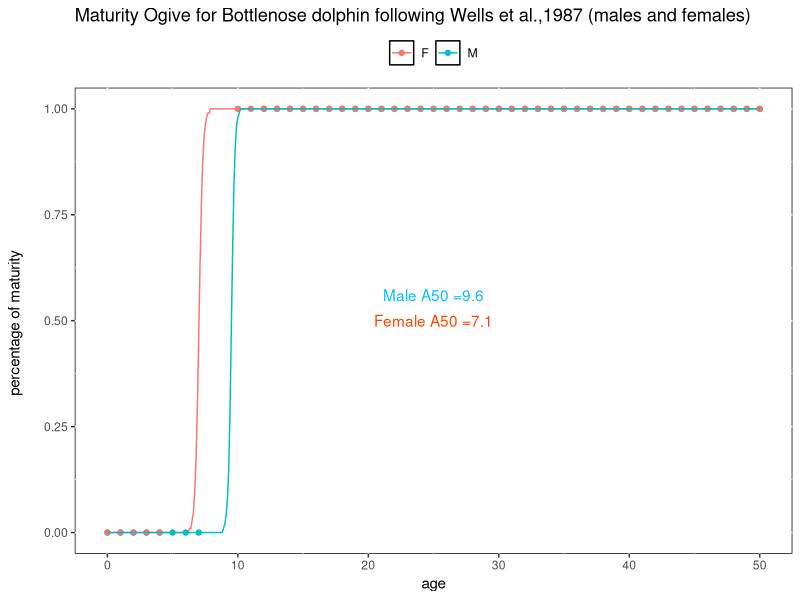

Reproduce this figure in R. (Note: this script raises an error after producing the figure.)
####################################################################################################
#                    MATURITY SPLITED BY SEX FOR BOTTLENOSE DOLPHIN
#     Three datasets fitted (males, females, females with old immature females removed)    
#                    Bootstrap to calculate the 95% CL of the A50 
#                  created: (camilo.saavedra@vi.ieo.es) 20/04/2015
####################################################################################################


# FALTAN DATOS OBSERVADOS DE EDAD Y MADUREZ



# IMPORTANT: Set working directory (to source file location)
#setwd(".Maturity/finalCode")
#setwd("../../Maturity/finalCode")


# Charge libraries
library(reshape)
library(ggplot2)
mytheme <-   theme(panel.background =  element_rect(fill = NA, colour = "black", size = 0.5), 
                   legend.title=element_blank(), legend.position="top")


# Age at sexual maturation from Wells et al., 1987

age <- seq(0,50)
matMale <- c(0,0,0,0,0,0,0,0,NA,NA,NA,NA,rep(1,39))
matFemale <- c(0,0,0,0,0,NA,NA,NA,NA,NA,rep(1,41))
Mat <- data.frame(age=age, matMale=matMale, matFemale=matFemale)  
  

glm.male <- glm(matMale ~ age, family="binomial", data=Mat)
p.m <- predict(glm.male, newdata = data.frame(age=seq(0,50,0.1)), "response")
p.male <- data.frame(age=seq(0,50,0.1), matPred=round(p.m,2))

glm.female <- glm(matFemale ~ age, family="binomial", data=Mat)
p.f <- predict(glm.female, newdata = data.frame(age=seq(0,50,0.1)), "response")
p.female <- data.frame(age=seq(0,50,0.1), matPred=round(p.f,2))

m50 <- p.male$age[match(TRUE,p.m>.5)]
f50 <- p.female$age[match(TRUE,p.f>.5)]

# Strings of the Predicted Vectors and A50
A50 <- ls(pattern="(.+)50")



## ggplot ##

MatM <- data.frame(Mat[,-3], sex="M") 
MatF <- data.frame(Mat[,-2], sex="F")
names(MatM) <- c("age", "mat", "sex")
names(MatF) <- c("age", "mat", "sex")  
gMat <- rbind(MatM, MatF)

p.male$sex <- "M"
p.female$sex <- "F"

ggMat <- rbind(p.male, p.female)


gg1 <- ggplot(gMat, aes(age, mat, colour=sex)) + 
  geom_point() + geom_line(aes(age, matPred, group=sex), data=ggMat) +
  ylab("percentage of maturity \n") + xlab("age") +
  ggtitle("Maturity Ogive for Bottlenose dolphin following Wells et al.,1987 (males and females)") +
  mytheme + 
  annotate("text", x=25, y=0.56, label=paste("Male A50 =", m50, sep=""), col="deepskyblue") + 
  annotate("text", x=25, y=0.5, label=paste("Female A50 =", f50, sep=""), col="orangered")


png("../plots/TTR_MatSex.png", width=600, height=400)
print(gg1)
dev.off()



# Save maturity data
save(Mat, file="../../RObjects/TTR_Mat-Wells.RData")


### BOOTSTRAP MATURITY OGIVE, A50 AND CI ###

myA50Boot <- function(data){
  srows <- sample(1:nrow(data),nrow(data),TRUE)
  glm.out <- glm(mat ~ age, family=binomial(link=logit), data=data[srows,])
  range <- seq(0,29,0.1) # this must be any substantively meaningful range
  p <- predict(glm.out, newdata = data.frame(age=range), "response")
  return(range[match(TRUE,p>.5)]) # predicted probability of 50% maturity
}
nboot <- 1000

## CI for A50 Males ##
bootdist <- replicate(nboot, myA50Boot(data=MatM)) # your distribution
quantile(unlist(bootdist),c(.025,.5,.975)) # 95% CI
# 2.5%   50% 97.5% 
# 8.1   9.6  11.1 

## CI for A50 Females ##
bootdist <- replicate(nboot, myA50Boot(data=MatF)) # your distribution
quantile(unlist(bootdist),c(.025,.5,.975)) # 95% CI
# 2.5%   50% 97.5% 
# 5.6   7.1   8.6 







####################################################################################################











# inputs
# "../../RData/CEMMA.csv"

# outputs
# "../../RObjects/TTR_MatFema.RData"
# "../../RObjects/TTR_MatFemC.RData"
# "../../RObjects/TTR_MatMale.RData"
# "../plots/TTR_MatSex.png"




# Read data
CEMMA <- read.csv("../../RData/CEMMA.csv")

# HOUSE KEEPING #
matAge <- CEMMA[CEMMA$sp == "TTR", c("sex", "maturity", "age")]
c <- matAge[complete.cases(matAge),]
# Changing age values (0.5 and 1.5 for 0 and 1)
matAge$age[matAge$age == 0.5] <- 0
matAge$age[matAge$age == 1.5] <- 1

# Computing 3 datasets (males, females and females with old immature removed) 
matMale <- matAge[matAge$sex == 1,c("maturity", "age")]
matFemale <- matAge[matAge$sex == 2,c("maturity", "age")]
# Removing immature dolfins older than 10 years
matFemCorr <- matFemale[!(matFemale$age>=11 & matFemale$maturity==0),] # matriz corregida (eliminamos hembras inmaduras de más de 10 años), asumimos que son animales enfermos con fallo reproductivo


## MATUATION OGIVE ~ AGE (mature proportion) ##

df <- c("matMale", "matFemCorr", "matFemale")

# Frequencies 
apply(table(matMale),1,sum)
apply(table(matFemCorr),1,sum)
apply(table(matFemale),1,sum)

### Fitting Bionomial GLM model and predicting A50 ###

for (i in 1:length(df)){
  glm.out <- glm(maturity ~ age, family="binomial", data=get(df[i]))
  range <-seq(0,29,0.1) # this could be any substantively meaningful range
  p <- predict(glm.out, newdata = data.frame(age=range), "response")
  assign(paste(df[i],"Pred",sep=""),data.frame(age=range,matP=p))
  assign(paste(df[i],"A50",sep=""), range[match(TRUE,p>.5)]) # predicted probability of 50% maturity
}
ls(pattern="Pred")

### Percentage of mature-at-age ###

for (i in 1:length(df)){
  attach(get(df[i]))
  total <- tapply(maturity, list(age), length)
  total <- as.data.frame(total)
  total$age <- as.numeric(rownames(total))
  mature <- tapply(maturity, list(age), sum)
  mature <- as.data.frame(mature)
  mature$age <- as.numeric(rownames(mature))
  matrix <- merge(mature,total)
  assign(paste("Per", df[i], sep=""), 
         data.frame(age=matrix$age, mat=matrix$mature/matrix$total))
  detach(get(df[i]))
}


## Plotting Maturity Ogive ##

# Strings of the Predicted Vectors and A50
A50 <- ls(pattern="(.+)A50")
#A50 <- rev(A50)
Pred <- ls(pattern="^mat(.*)Pred")
#Pred <- rev(Pred)
dfPer <-  ls(pattern="^Per(.*)")
#dfPer <- rev(dfPer)

### ggPlotting ###

# Computing data
ages<- data.frame(age=seq(0,29,0.1))
ggMat <- data.frame(age=NULL, mat=NULL, sex=NULL)
for (i in 1:length(dfPer)){
  assign(dfPer[i], merge(get(dfPer[i]), ages, by="age", all=T))
  assign(dfPer[i], `[[<-`(get(dfPer[i]), "sex", value=dfPer[i])) 
  assign(dfPer[i], merge(get(dfPer[i]), get(Pred[i]), by="age", all=T))
  ggMat <- rbind(ggMat, get(dfPer[i]))
}

# ggplot

ggMat
gg1 <- ggplot(ggMat, aes(age, mat, group=sex, colour=sex)) + 
  geom_point() + geom_line(aes(age, matP, group=sex)) +
  ylab("percentage of maturity") + xlab("age") +
  ggtitle("Maturity Ogive (males and females)") +
  theme(panel.background =  element_rect(fill = NA, colour = "black", size = 0.5), 
        legend.title=element_blank(), legend.position="top")


for(j in 1:length(A50)){
assign(paste("gg",j+1,sep=""), get(paste("gg",j,sep="")) + 
        annotate("text", x=18, y=0.6-0.05*j, 
        label = paste(substr(A50[j],nchar(A50[j])-2,nchar(A50[j])), 
              "=", round(get(A50[j]),2), sep=""), size=4, colour=j+1))
}


png("../plots/DDE_MatSex.png", width=600, height=400)
print(get(paste("gg", length(A50)+1, sep="")))
dev.off()

# Sex maturity data
ag <- 0:29
for (i in 1:length(Pred)){
  Mat <- subset(get(Pred[i]), age %in% ag, select=matP)
  Mat <- Mat[,1]
  save(file=paste("../../RObjects/", substr(Pred[i],1,7), ".RData", sep=""), Mat)
}

### BOOTSTRAP MATURITY OGIVE, A50 AND CI ###

myA50Boot <- function(data){
  srows <- sample(1:nrow(data),nrow(data),TRUE)
  glm.out <- glm(maturity ~ age, family=binomial(link=logit), data=data[srows,])
  range <- seq(0,29,0.1) # this must be any substantively meaningful range
  p <- predict(glm.out, newdata = data.frame(age=range), "response")
  return(range[match(TRUE,p>.5)]) # predicted probability of 50% maturity
}
nboot <- 1000

## CI for A50 Males ##
bootdist <- replicate(nboot, myA50Boot(data=matMale)) # your distribution
quantile(unlist(bootdist),c(.025,.5,.975)) # 95% CI

## CI for A50 Females ##
bootdist <- replicate(nboot, myA50Boot(data=matFemCorr)) # your distribution
quantile(unlist(bootdist),c(.025,.5,.975)) # 95% CI
